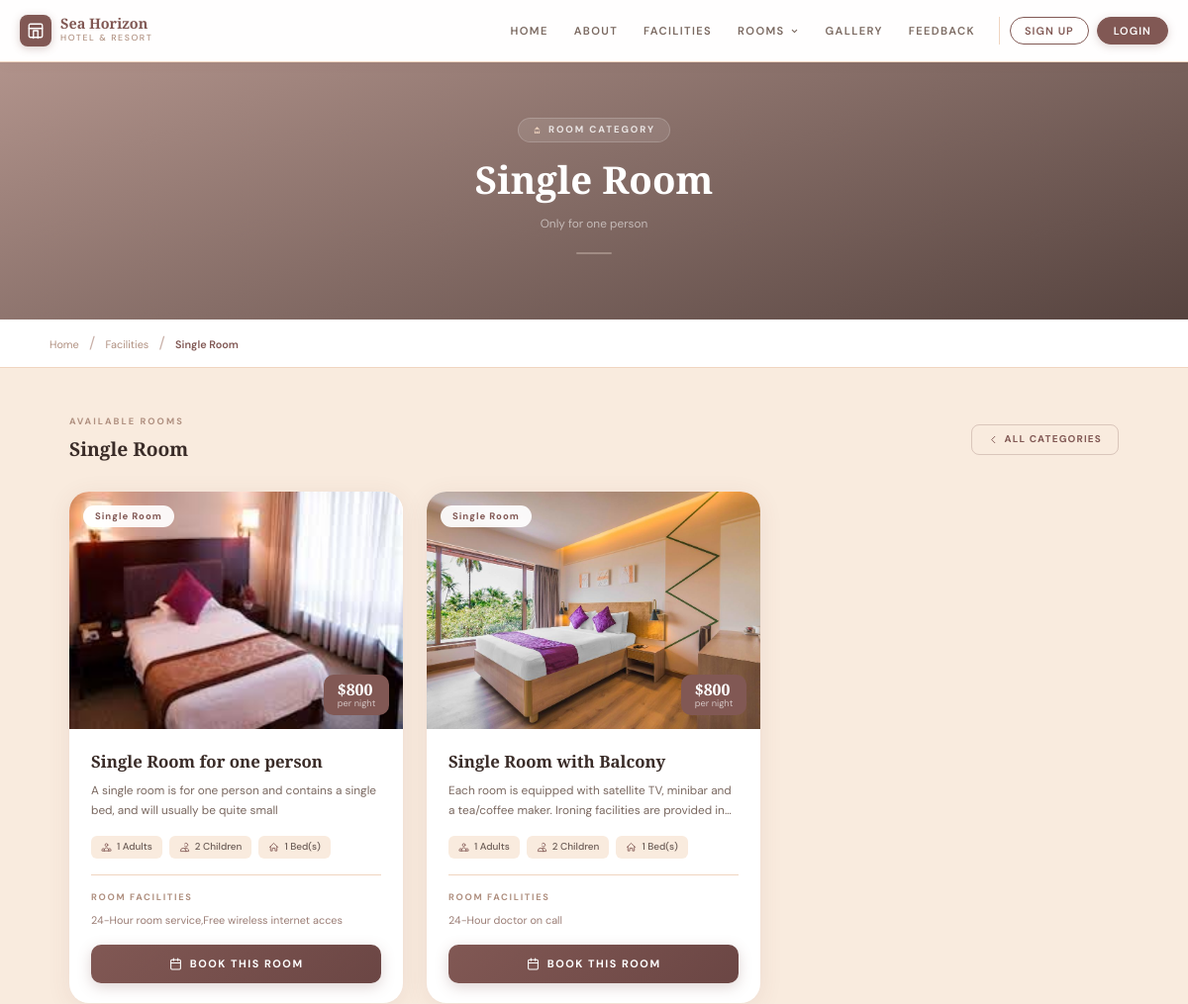
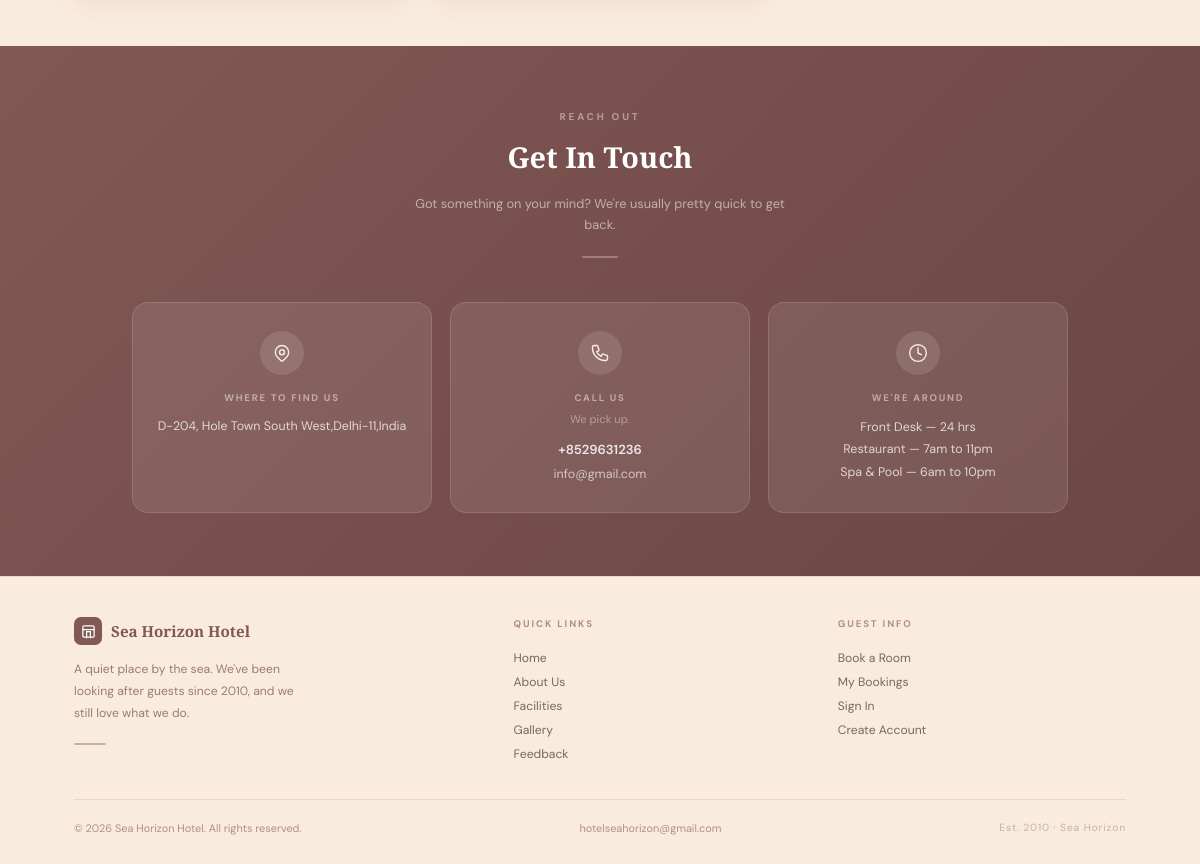
The app's page /hbms/category-details.php?catid=1 with its own data (2 pictures, top to bottom).
### tables this page shows
CREATE TABLE `tblcategory` (
  `ID` int(10) NOT NULL,
  `CategoryName` varchar(120) DEFAULT NULL,
  `Description` mediumtext DEFAULT NULL,
  `Price` int(5) NOT NULL,
  `Date` timestamp NULL DEFAULT current_timestamp()
);

CREATE TABLE `tblroom` (
  `ID` int(10) NOT NULL,
  `RoomType` int(10) DEFAULT NULL,
  `RoomName` varchar(200) DEFAULT NULL,
  `MaxAdult` int(5) DEFAULT NULL,
  `MaxChild` int(5) DEFAULT NULL,
  `RoomDesc` mediumtext DEFAULT NULL,
  `NoofBed` int(5) DEFAULT NULL,
  `Image` varchar(200) DEFAULT NULL,
  `RoomFacility` varchar(200) DEFAULT NULL,
  `CreationDate` timestamp NULL DEFAULT current_timestamp()
);

CREATE TABLE `tblpage` (
  `ID` int(10) NOT NULL,
  `PageType` varchar(120) DEFAULT NULL,
  `PageTitle` varchar(200) DEFAULT NULL,
  `PageDescription` mediumtext DEFAULT NULL,
  `Email` varchar(120) DEFAULT NULL,
  `MobileNumber` bigint(10) DEFAULT NULL,
  `UpdationDate` timestamp NULL DEFAULT NULL ON UPDATE current_timestamp()
);

### hbms/category-details.php (the view, shortened to what this page needs)
<?php
include('includes/dbconnection.php');
$cid = intval($_GET['catid']);
?>
<!DOCTYPE HTML>
<html lang="en">
<head>
  <link href="css/lightbox.css" rel="stylesheet">
  <script src="https://cdn.tailwindcss.com"></script>
</head>
<body class="font-sans min-h-screen flex flex-col" style="background:#F9EBDE;">
  <header><?php include_once('includes/header.php'); ?></header>
  <div class="page-hero" style="height:260px;">
    <div class="page-hero-overlay"></div>
    <div class="page-hero-content">
      <?php
      $sqlcat = "SELECT * FROM tblcategory WHERE ID=:cid";
      $qcat   = $dbh->prepare($sqlcat);
      $qcat->bindParam(':cid', $cid, PDO::PARAM_STR);
      $qcat->execute();
      $cats = $qcat->fetchAll(PDO::FETCH_OBJ);
      $catName = '';
      $catDesc = '';
      foreach ($cats as $cat) {
        $catName = $cat->CategoryName;
        $catDesc = $cat->Description;
      }
      ?>
      <div class="hero-badge">
        <svg width="9" height="9" viewBox="0 0 24 24" fill="#F0D5C0">
          <path d="M3 12l2-2m0 0l7-7 7 7M5 10v10a1 1 0 001 1h3m10-11l2 2m-2-2v10a1 1 0 01-1 1h-3m-6 0a1 1 0 001-1v-4a1 1 0 011-1h2a1 1 0 011 1v4a1 1 0 001 1m-6 0h6" />
        </svg>
        Room Category
      </div>
      <h1 class="page-hero-title"><?php echo htmlentities($catName ?: 'Room Details'); ?></h1>
      <p class="page-hero-sub"><?php echo htmlentities($catDesc ?: 'Pick the room that feels right for you.'); ?></p>
      <div class="hero-divider"></div>
    </div>
  </div>
  <div class="breadcrumb-strip">
    <div style="max-width:1100px;margin:0 auto;">
      <a href="index.php" class="breadcrumb-item">Home</a>
      <span class="breadcrumb-sep">/</span>
      <a href="services.php" class="breadcrumb-item">Facilities</a>
      <span class="breadcrumb-sep">/</span>
      <span class="breadcrumb-active breadcrumb-item"><?php echo htmlentities($catName ?: 'Rooms'); ?></span>
    </div>
  </div>
  <main class="flex-1 py-12">
    <div style="max-width:1100px;margin:0 auto;padding:0 20px;">
      <div class="section-header">
        <div>
          <p style="font-family:'DM Sans',sans-serif;font-size:.58rem;font-weight:700;letter-spacing:.22em;text-transform:uppercase;color:#b09080;margin:0 0 6px;">Available Rooms</p>
          <h2 style="font-family:'Playfair Display',serif;font-size:1.2rem;font-weight:600;color:#3a2c28;margin:0;">
            <?php echo htmlentities($catName ?: 'All Rooms'); ?>
          </h2>
        </div>
        <a href="services.php" style="display:inline-flex;align-items:center;gap:6px;padding:7px 16px;font-family:'DM Sans',sans-serif;font-size:.62rem;font-weight:700;letter-spacing:.12em;text-transform:uppercase;color:#815854;border:1.5px solid rgba(129,88,84,.25);border-radius:8px;text-decoration:none;transition:all .2s;background:transparent;"
          onmouseover="this.style.background='#815854';this.style.color='#fff'" onmouseout="this.style.background='transparent';this.style.color='#815854'">
          <svg width="11" height="11" fill="none" stroke="currentColor" stroke-width="2" viewBox="0 0 24 24" stroke-linecap="round">
            <path d="M15 19l-7-7 7-7" />
          </svg>
          All Categories
        </a>
      </div>
      <div style="display:grid;grid-template-columns:repeat(auto-fill,minmax(320px,1fr));gap:24px;">
        <?php
        $sql = "SELECT tblroom.*, tblroom.id as rmid, tblcategory.Price, tblcategory.ID, tblcategory.CategoryName
                  FROM tblroom
                  JOIN tblcategory ON tblroom.RoomType = tblcategory.ID
                  WHERE tblroom.RoomType = :cid";
        $query = $dbh->prepare($sql);
        $query->bindParam(':cid', $cid, PDO::PARAM_STR);
        $query->execute();
        $results = $query->fetchAll(PDO::FETCH_OBJ);
        if ($query->rowCount() > 0) {
          foreach ($results as $row) { ?>
            <div class="room-card">
              <div class="room-img-wrap">
                <a href="admin/images/<?php echo $row->Image; ?>" data-lightbox="room-<?php echo $row->rmid; ?>" data-title="<?php echo htmlentities($row->RoomName ?? $row->FacilityTitle); ?>">
                  <img src="admin/images/<?php echo $row->Image; ?>"
                    alt="<?php echo htmlentities($row->RoomName ?? ''); ?>"
                    class="room-img" width="600" height="400" loading="lazy"
                    onerror="this.style.background='#F9EBDE'">
                </a>
                <div class="room-img-badge"><?php echo htmlentities($row->CategoryName); ?></div>
                <div class="room-img-price">
                  $<?php echo htmlentities($row->Price); ?>
                  <span>per night</span>
                </div>
              </div>
              <div class="room-body">
                <h3 class="room-title"><?php echo htmlentities($row->FacilityTitle ?? $row->RoomName ?? 'Room'); ?></h3>
                <p class="room-desc"><?php echo htmlentities($row->RoomDesc); ?></p>
                <div style="display:flex;flex-wrap:wrap;gap:7px;margin-bottom:0;">
                  <span class="stat-chip">
                    <?php echo htmlentities($row->MaxAdult); ?> Adults
                  </span>
                  <span class="stat-chip">
                    <svg width="11" height="11" fill="none" stroke="#815854" stroke-width="1.8" viewBox="0 0 24 24" stroke-linecap="round">
                      <path d="M12 4.354a4 4 0 110 5.292M15 21H3v-1a6 6 0 0112 0v1zm0 0h6v-1a6 6 0 00-9-5.197" />
                    </svg>
                    <?php echo htmlentities($row->MaxChild); ?> Children
                  </span>
                  <span class="stat-chip">
                    <svg width="11" height="11" fill="none" stroke="#815854" stroke-width="1.8" viewBox="0 0 24 24" stroke-linecap="round">
                      <path d="M3 12l9-9 9 9M5 10v10h4v-6h6v6h4V10" />
                    </svg>
                    <?php echo htmlentities($row->NoofBed); ?> Bed(s)
                  </span>
                </div>
                <div class="room-divider"></div>
                <p style="font-family:'DM Sans',sans-serif;font-size:.58rem;font-weight:700;letter-spacing:.18em;text-transform:uppercase;color:#b09080;margin:0 0 6px;">Room Facilities</p>
                <p class="room-facilities"><?php echo htmlentities($row->RoomFacility); ?></p>
                <a href="book-room.php?rmid=<?php echo $row->rmid; ?>" class="book-btn">
                  <svg width="13" height="13" fill="none" stroke="currentColor" stroke-width="2" viewBox="0 0 24 24" stroke-linecap="round">
                    <rect x="3" y="4" width="18" height="18" rx="2" />
                    <line x1="16" y1="2" x2="16" y2="6" />
                    <line x1="8" y1="2" x2="8" y2="6" />
                    <line x1="3" y1="10" x2="21" y2="10" />
                  </svg>
                  Book This Room
                </a>
              </div>
            </div>
          <?php $cnt++;
          }
        } ?>
      </div>
    </div>
  </main>
  <?php include_once('includes/getintouch.php'); ?>
  <?php include_once('includes/footer.php'); ?>
</body>
</html>

### hbms/includes/getintouch.php (shortened to what this page needs)
<section style="background:linear-gradient(135deg,#815854 0%,#6b4644 100%); padding:64px 20px;">
  <div style="max-width:960px; margin:0 auto;">
    <div style="text-align:center; margin-bottom:44px;">
      <p style="font-family:'DM Sans',sans-serif; font-size:.62rem; font-weight:700; letter-spacing:.28em; text-transform:uppercase; color:rgba(249,235,222,.5); margin-bottom:10px;">Reach Out</p>
      <h3 style="font-family:'Playfair Display',serif; font-size:1.8rem; font-weight:600; color:#fff; margin:0 0 14px;">Get In Touch</h3>
      <p style="font-family:'DM Sans',sans-serif; font-size:.8rem; color:rgba(255,255,255,.55); max-width:380px; margin:0 auto; line-height:1.7;">
        Got something on your mind? We're usually pretty quick to get back.
      </p>
      <div style="width:36px; height:1.5px; background:rgba(249,235,222,.3); margin:20px auto 0; border-radius:2px;"></div>
    </div>
    <div style="display:flex; flex-wrap:wrap; justify-content:center; gap:18px;">
      <?php
        $sql = "SELECT * from tblpage where PageType='contactus'";
        $query = $dbh->prepare($sql);
        $query->execute();
        $results = $query->fetchAll(PDO::FETCH_OBJ);
        $cnt = 1;
        if ($query->rowCount() > 0) {
          foreach ($results as $row) {
      ?>
      <div class="contact-card">
        <div class="contact-icon">
          <svg width="20" height="20" fill="none" stroke="#F9EBDE" stroke-width="1.7" viewBox="0 0 24 24" stroke-linecap="round" stroke-linejoin="round">
            <path d="M17.657 16.657L13.414 20.9a2 2 0 01-2.827 0l-4.244-4.243a8 8 0 1111.314 0z"/>
            <path d="M15 11a3 3 0 11-6 0 3 3 0 016 0z"/>
          </svg>
        </div>
        <p style="font-family:'DM Sans',sans-serif; font-size:.6rem; font-weight:700; letter-spacing:.18em; text-transform:uppercase; color:rgba(249,235,222,.55); margin:0 0 10px;">Where to find us</p>
        <p style="font-family:'DM Sans',sans-serif; font-size:.78rem; color:rgba(255,255,255,.75); line-height:1.7; margin:0;">
          <?php echo strip_tags(html_entity_decode($row->PageDescription)); ?>
        </p>
      </div>
      <div class="contact-card">
        <div class="contact-icon">
        </div>
        <p style="font-family:'DM Sans',sans-serif; font-size:.6rem; font-weight:700; letter-spacing:.18em; text-transform:uppercase; color:rgba(249,235,222,.55); margin:0 0 5px;">Call us</p>
        <p style="font-family:'DM Sans',sans-serif; font-size:.7rem; color:rgba(249,235,222,.45); margin:0 0 12px;">We pick up.</p>
        <p style="font-family:'DM Sans',sans-serif; font-size:.82rem; font-weight:600; color:rgba(255,255,255,.85); margin:0 0 6px;">
          +<?php echo htmlentities($row->MobileNumber); ?>
        </p>
        <p style="font-family:'DM Sans',sans-serif; font-size:.78rem; color:rgba(255,255,255,.65); margin:0;">
          <?php echo htmlentities($row->Email); ?>
        </p>
      </div>
      <div class="contact-card">
        <div class="contact-icon">
          <svg width="20" height="20" fill="none" stroke="#F9EBDE" stroke-width="1.7" viewBox="0 0 24 24" stroke-linecap="round" stroke-linejoin="round">
            <circle cx="12" cy="12" r="10"/><polyline points="12 6 12 12 16 14"/>
          </svg>
        </div>
        <p style="font-family:'DM Sans',sans-serif; font-size:.6rem; font-weight:700; letter-spacing:.18em; text-transform:uppercase; color:rgba(249,235,222,.55); margin:0 0 10px;">We're around</p>
        <p style="font-family:'DM Sans',sans-serif; font-size:.78rem; color:rgba(255,255,255,.75); line-height:1.8; margin:0;">
          Front Desk — 24 hrs<br>
          Restaurant — 7am to 11pm<br>
          Spa & Pool — 6am to 10pm
        </p>
      </div>
      <?php $cnt = $cnt + 1; } } ?>
    </div>
  </div>
</section>

### hbms/category-details.php (style rules this page uses)
*, *::before, *::after { box-sizing: border-box; margin: 0; padding: 0 }
html { scroll-behavior: smooth; -webkit-font-smoothing: antialiased }
.page-hero { position: relative; overflow: hidden; }
.page-hero-overlay { position: absolute; inset: 0; background: linear-gradient(160deg, rgba(129, 88, 84, .6) 0%, rgba(40, 20, 18, .78) 100%); }
.page-hero-content { position: relative; z-index: 2; padding: 56px 20px 48px; text-align: center; }
.hero-badge { display: inline-flex; align-items: center; gap: 7px; background: rgba(255, 255, 255, .1); border: 1px solid rgba(255, 255, 255, .18); border-radius: 50px; padding: 4px 14px; font-family: 'DM Sans', sans-serif; font-size: .6rem; font-weight: 700; letter-spacing: .2em; text-transform: uppercase; color: rgba(255, 255, 255, .8); margin-bottom: 14px; }
.page-hero-title { font-family: 'Playfair Display', serif; font-size: clamp(1.7rem, 4.5vw, 2.4rem); font-weight: 600; color: #fff; margin: 0; line-height: 1.2; }
.page-hero-sub { font-family: 'DM Sans', sans-serif; font-size: .74rem; color: rgba(255, 255, 255, .55); margin-top: 12px; max-width: 400px; margin-left: auto; margin-right: auto; line-height: 1.8; }
.hero-divider { width: 36px; height: 1.5px; background: rgba(249, 235, 222, .3); margin: 18px auto 0; border-radius: 2px; }
.room-card { background: #fff; border-radius: 20px; overflow: hidden; box-shadow: 0 4px 24px rgba(107, 70, 68, .09); animation: scaleIn .5s cubic-bezier(.16, 1, .3, 1) both; transition: box-shadow .25s, transform .25s; }
.room-card:nth-child(1) { animation-delay: 0s }
.room-card:nth-child(2) { animation-delay: .08s }
.room-img-wrap { position: relative; overflow: hidden; height: 240px; }
.room-img { width: 100%; height: 100%; object-fit: cover; transition: transform 5s ease; }
.room-img-badge { position: absolute; top: 14px; left: 14px; background: rgba(255, 255, 255, .92); backdrop-filter: blur(8px); border-radius: 50px; padding: 4px 12px; font-family: 'DM Sans', sans-serif; font-size: .6rem; font-weight: 700; letter-spacing: .1em; color: #815854; }
.room-img-price { position: absolute; bottom: 14px; right: 14px; background: #815854; border-radius: 10px; padding: 7px 14px; font-family: 'Playfair Display', serif; font-size: 1rem; font-weight: 700; color: #fff; line-height: 1; }
.room-img-price span { font-family: 'DM Sans', sans-serif; font-size: .58rem; font-weight: 400; color: rgba(255, 255, 255, .65); display: block; margin-top: 2px; }
.room-body { padding: 22px 22px 20px; }
.room-title { font-family: 'Playfair Display', serif; font-size: 1.05rem; font-weight: 600; color: #3a2c28; margin: 0 0 8px; line-height: 1.3; }
.room-desc { font-family: 'DM Sans', sans-serif; font-size: .74rem; color: #7a6860; line-height: 1.7; margin: 0 0 16px; display: -webkit-box; -webkit-line-clamp: 2; -webkit-box-orient: vertical; overflow: hidden; }
.stat-chip { display: inline-flex; align-items: center; gap: 5px; padding: 4px 10px; font-family: 'DM Sans', sans-serif; font-size: .62rem; font-weight: 500; color: #6b5c56; background: #F9EBDE; border-radius: 6px; }
.stat-chip svg { flex-shrink: 0; }
.room-divider { height: 1px; background: #F0D5C0; margin: 16px 0; }
.room-facilities { font-family: 'DM Sans', sans-serif; font-size: .68rem; color: #9a7c74; line-height: 1.7; display: -webkit-box; -webkit-line-clamp: 2; -webkit-box-orient: vertical; overflow: hidden; }
.book-btn { display: flex; align-items: center; justify-content: center; gap: 8px; width: 100%; padding: 11px 18px; font-family: 'DM Sans', sans-serif; font-size: .68rem; font-weight: 700; letter-spacing: .14em; text-transform: uppercase; color: #fff; background: linear-gradient(135deg, #815854 0%, #6b4644 100%); border: none; border-radius: 10px; cursor: pointer; box-shadow: 0 4px 14px rgba(129, 88, 84, .25); transition: all .2s; text-decoration: none; margin-top: 16px; }
.section-header { display: flex; align-items: center; justify-content: space-between; flex-wrap: wrap; gap: 12px; margin-bottom: 28px; animation: fadeInUp .45s cubic-bezier(.16, 1, .3, 1) both; }
.breadcrumb-strip { background: #fff; border-bottom: 1px solid #F0D5C0; padding: 12px 20px; }
.breadcrumb-item { font-family: 'DM Sans', sans-serif; font-size: .68rem; color: #b09080; text-decoration: none; }
.breadcrumb-sep { color: #c9b0a8; margin: 0 6px; }
.breadcrumb-active { color: #815854; font-weight: 600; }

### records on screen
tblcategory: CategoryName "Single Room", Description "Only for one person"
tblroom: Image (picture), tblcategory.CategoryName "Single Room", tblcategory.Price "800", RoomName "Single Room for one person", RoomDesc "A single room is for one person and contains a single bed, and will usually be quite small", MaxAdult "1", MaxChild "2", NoofBed "1", RoomFacility "24-Hour room service,Free wireless internet acces"
tblroom: Image (picture), tblcategory.CategoryName "Single Room", tblcategory.Price "800", RoomName "Single Room with Balcony", RoomDesc "Each room is equipped with satellite TV, minibar and a tea/coffee maker. Ironing facilities are provided…", MaxAdult "1", MaxChild "2", NoofBed "1", RoomFacility "24-Hour doctor on call"
tblpage: PageDescription "D-204, Hole Town South West,Delhi-11,India", MobileNumber "8529631236", Email "info@gmail.com"

### other values on screen
$label "HOME"
$label "ABOUT"
$label "FACILITIES"
$label "ROOMS"
$label "GALLERY"
$label "FEEDBACK"
$label "Home"
$label "About Us"
$label "Facilities"
$label "Gallery"
$label "Feedback"
$label "Book a Room"
$label "My Bookings"
$label "Sign In"
$label "Create Account"
